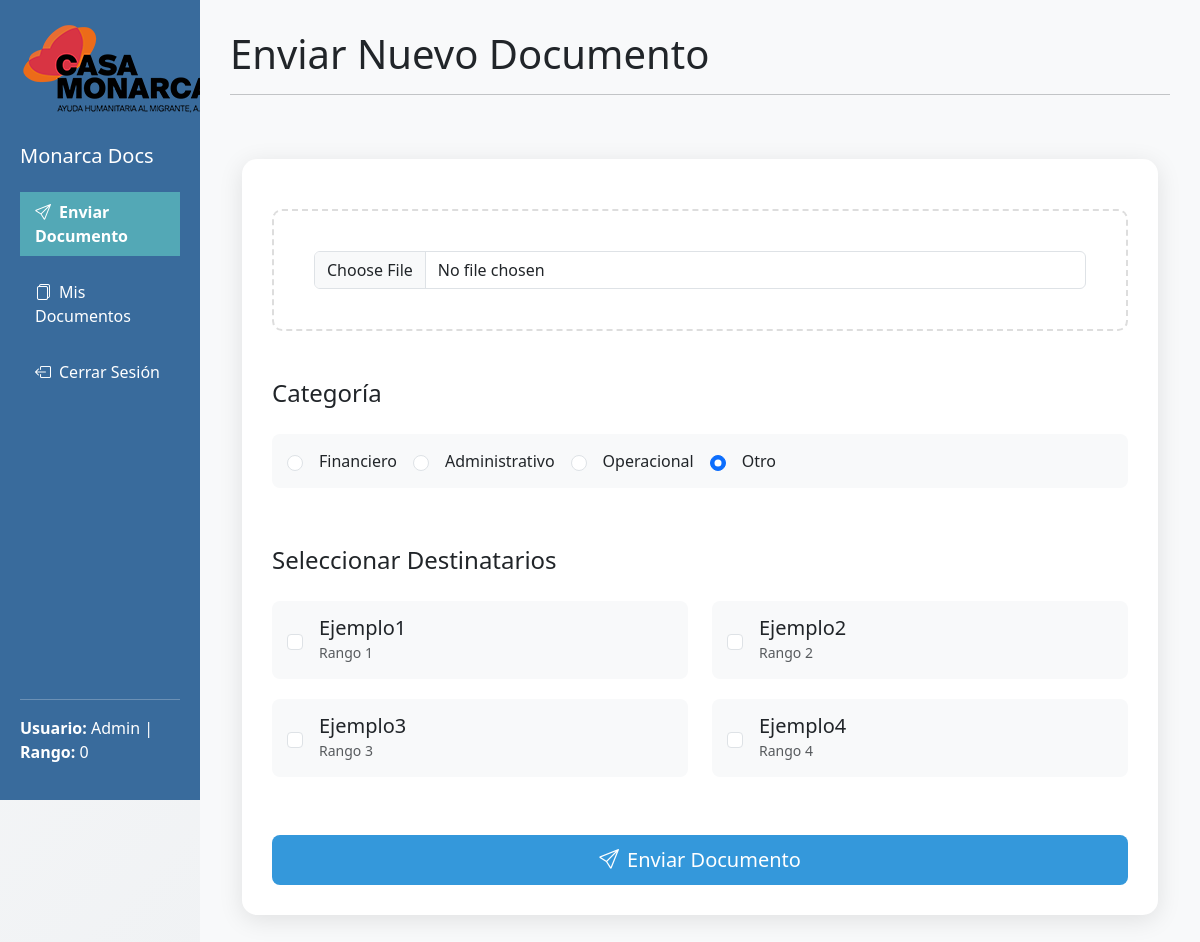
The page /enviar_documento (signed in) on the database its author committed.
### PipelineDocs/app.py (models this page shows)
class User(db.Model):
    id = db.Column(db.Integer, primary_key=True)
    username = db.Column(db.String(80), unique=True)
    password = db.Column(db.String(200))  # deja espacio para el hash
    rank = db.Column(db.Integer)
    admin = db.Column(db.Boolean)

### PipelineDocs/app.py (the view, shortened to what this page needs)
@app.route("/enviar_documento", methods=["GET", "POST"])
@login_required
def enviar_documento():
    user = User.query.get(session["user_id"])
    current_user = User.query.get(session["user_id"])
    users = User.query.filter(User.rank > current_user.rank).all()
    return render_template("enviar_documento.html", user=user, users=users)

### PipelineDocs/app.py (called while the page is built)
def login_required(f):
    @wraps(f)
    def decorated(*args, **kwargs):
        if "user_id" not in session:
            return redirect(url_for("login"))
        return f(*args, **kwargs)
    return decorated

### PipelineDocs/templates/enviar_documento.html (shortened to what this page needs)
<!DOCTYPE html>
<html lang="es">
<head>
    <link href="https://cdn.jsdelivr.net/npm/bootstrap@5.3.0/dist/css/bootstrap.min.css" rel="stylesheet">
    <link rel="stylesheet" href="https://cdn.jsdelivr.net/npm/bootstrap-icons@1.10.0/font/bootstrap-icons.css">
    <link rel="stylesheet" type="text/css" href="{{ url_for('static', filename='style.css') }}">
</head>
<body>
    <div class="container-fluid">
        <div class="row">
            <div class="col-md-3 col-lg-2 sidebar d-flex flex-column" style="height: 100vh;">
                <a href="/dashboard"><img src="{{ url_for('static', filename='Logo-Monarca-Home.png') }}" alt="Logo"
                        class="logo mb-4"></a>
                <h5 class="mb-4"><a href="/dashboard" class="link-dashboard">Monarca Docs</a></h5>
                <nav class="nav flex-column">
                    <ul class="navbar-nav">
                        <li class="nav-item">
                            <a href="/enviar_documento" class="nav-link active mb-3">
                                <i class="bi bi-send me-2"></i>Enviar Documento
                            </a>
                        </li>
                        <li class="nav-item">
                            <a href="/mis_documentos" class="nav-link text-white mb-3">
                                <i class="bi bi-files me-2"></i>Mis Documentos
                            </a>
                        </li>
                        <li class="nav-item">
                            <a href="/logout" class="nav-link text-white">
                                <i class="bi bi-box-arrow-left me-2"></i>Cerrar Sesión
                            </a>
                        </li>
                    </ul>
                </nav>
                <div class="mt-auto text-white">
                    <hr>
                    <p>
                        <strong>Usuario:</strong> {{ user.username }}
                        |
                        <strong>Rango:</strong> {{ user.rank }}
                    </p>
                </div>
            </div>
            <div class="col-md-9 col-lg-10 main-content">
                <h1>Enviar Nuevo Documento</h1>
                <hr>
                <div class="container py-5">
                    <div class="upload-container">
                        <form method="POST" enctype="multipart/form-data">
                            <div class="file-upload">
                                <input type="file" name="documento" class="form-control" required>
                            </div>
                            <h4 class="mt-5 mb-3">Categoría</h4>
                            <div class="row">
                                <div class="col">
                                    <div class="user-card">
                                        <input type="radio" name="category" id="idFin" value="Financiero" class="form-check-input form-check-inline me-3">Financiero
                                        <input type="radio" name="category" id="idAdm" value="Administrativo" class="form-check-input form-check-inline mx-3">Administrativo
                                        <input type="radio" name="category" id="idOpe" value="Operacional" class="form-check-input form-check-inline mx-3">Operacional
                                        <input type="radio" name="category" id="idOtr" value="Otro" class="form-check-input form-check-inline ms-3" checked>Otro
                                    </div>
                                </div>
                            </div>
                            <h4 class="mt-5 mb-3">Seleccionar Destinatarios</h4>
                            <div class="row">
                                {% for user in users %}
                                <div class="col-md-6">
                                    <div class="user-card">
                                        <input class="form-check-input me-3" type="checkbox" name="approvers"
                                            value="{{ user.id }}">
                                        <div>
                                            <h5 class="mb-0">{{ user.username }}</h5>
                                            <small class="text-muted">Rango {{ user.rank }}</small>
                                        </div>
                                    </div>
                                </div>
                                {% endfor %}
                            </div>
                            <div class="d-grid mt-5">
                                <button type="submit" class="btn btn-primary btn-lg">
                                    <i class="bi bi-send me-2"></i>Enviar Documento
                                </button>
                            </div>
                        </form>
                    </div>
                </div>
            </div>
        </div>
    </div>
</body>
</html>

### PipelineDocs/static/style.css (style rules this page uses)
:root { --main-color: #396b9c; --accent-color: #3498db; }
body { background: linear-gradient(135deg, #f8f9fa 0%, #e9ecef 100%); min-height: 100vh; display: flex; align-items: center; }
.sidebar { background: var(--main-color); min-height: 100vh; color: white; padding: 20px; }
.main-content { background: #f8f9fa; min-height: 100vh; padding: 30px; }
.btn-primary { background-color: var(--accent-color); border: none; padding: 10px 20px; }
.upload-container { background: white; border-radius: 15px; padding: 30px; box-shadow: 0 5px 25px rgba(0, 0, 0, 0.1); }
.file-upload { border: 2px dashed #ddd; border-radius: 10px; padding: 40px; text-align: center; margin: 20px 0; transition: all 0.3s ease; }
.user-card { background: #f8f9fa; border-radius: 8px; padding: 15px; margin: 10px 0; display: flex; align-items: center; }
.link-dashboard { color: white; text-decoration: none; }
.nav-link { padding-left: 15px; }
.nav-link.active { color: white !important; font-weight: bold; padding-left: 15px; background-color: #53a8b6; }

### rows shown on the page
User: username "Admin", rank "0"
User: username "Ejemplo1", rank "1"
User: username "Ejemplo2", rank "2"
User: username "Ejemplo3", rank "3"
User: username "Ejemplo4", rank "4"
